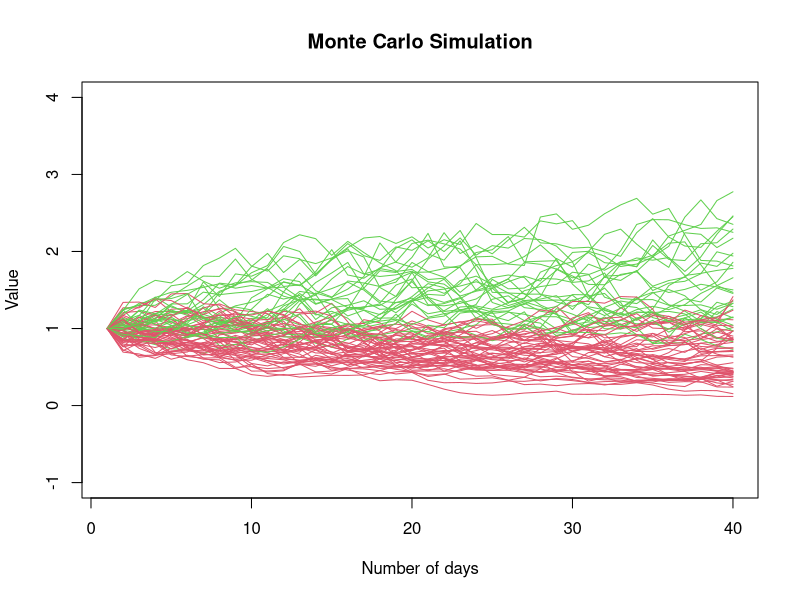

Write the R code that produced this figure.
# Homework 2 | Henry Greenhut
# Monte Carlo Simulation
length = 40
paths = 80
p = 0
n = 0
plot(NULL, type = "l",
     xlim = c(1, length),
     ylim = c(-1, 4),
     main = "Monte Carlo Simulation",
     xlab = "Number of days",
     ylab = "Value")
for (i in 1:paths){
  original_data = rnorm(length, 0, 0.1 )
  final_data = cumprod(original_data + 1)
  final_data[1] = 1
  data1 = mean(final_data)
  if (data1 >= 1){
    lines(final_data, col = 3)
    p = p + 1
    } else {
      lines(final_data, col = 2)
      n = n+1
      }
}
show("Total negative values:")
show(n)
show("Total positive values:")
show(p)

# BONUS: How could this help you interpret the stock market?
# The Monte Carlo simulation demonstrates the impact of random variables.
# This could be used to get an idea of the future of a stock by noting where the paths generally end up
# You could use it the analyze the risk of a stock dropping to a certain price,
# Or the potential for how high a stock might reach.

